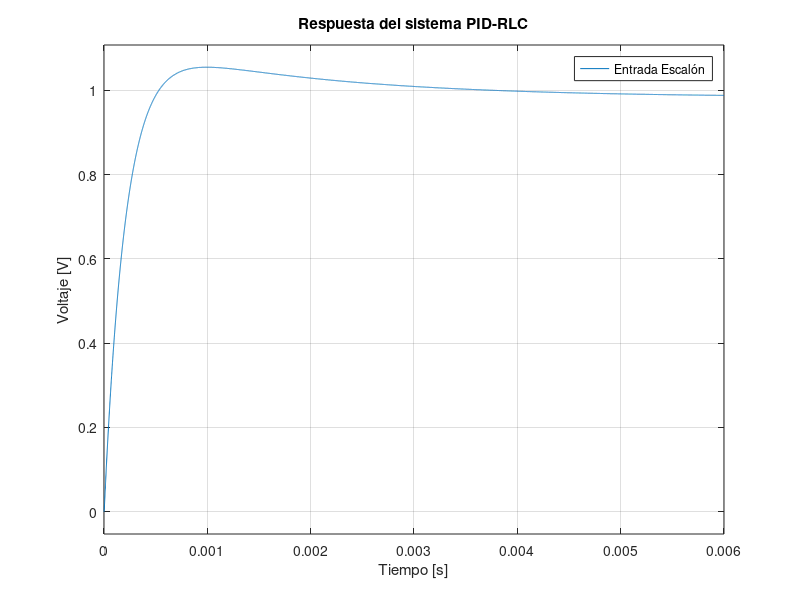

Write MATLAB code to recreate this figure.
R = 5;
L = 0.1;
C = 220e-6;

num = 1/(L*C);
den = [1 R/L 1/(L*C)];
G = tf(num, den);

Kp = 58.54;
Ki = 2466.27;
Kd = 0.116;
N = 6.06e5;

Cpid = tf([Kd*N Kp*N Ki],[1 N 0]);

T = feedback(series(Cpid, G),1);

step(T);
grid on;
xlabel('Tiempo [s]');
ylabel('Voltaje [V]');
title('Respuesta del sistema PID-RLC');
legend('Entrada Escalón','Salida del Sistema');
